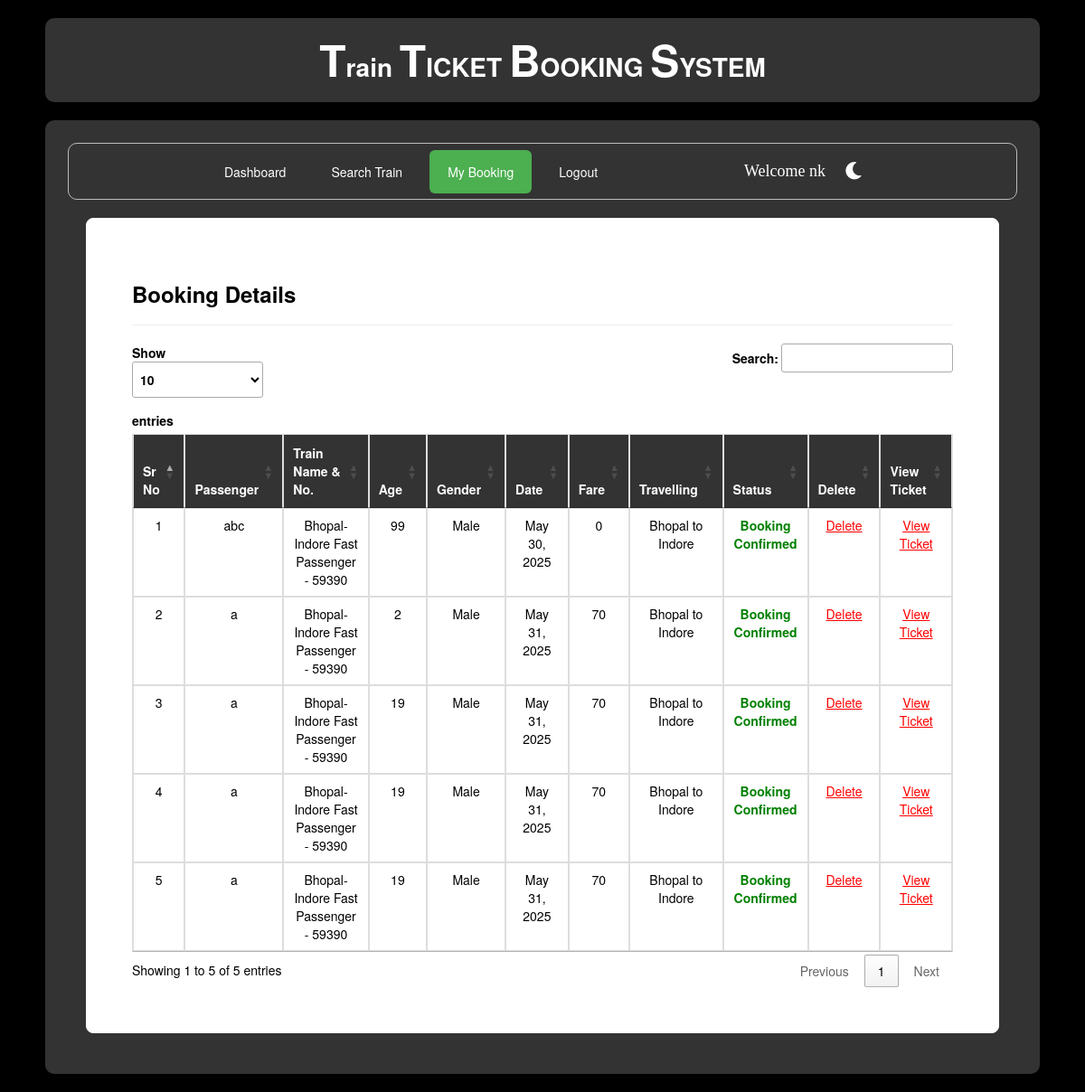
The app's page /my_booking/ (signed in) with its own data.
### railway/models.py (models this page shows, shortened)
class Passenger(models.Model):
    user = models.ForeignKey(Register,on_delete=models.CASCADE,null=True)
    train = models.ForeignKey(Add_Train,on_delete=models.CASCADE,null=True)
    name = models.CharField(max_length=100,null=True)
    age = models.IntegerField(null=True)
    gender = models.CharField(max_length=30,null=True)
    route=models.CharField(max_length=100,null=True)
    status = models.CharField(max_length=30,null=True)
    date1 = models.DateField(null=True)
    fare = models.IntegerField(null=True)

class Add_Train(models.Model):
    trainname = models.CharField(max_length=30,null=True)
    train_no = models.IntegerField(null=True)
    from_city = models.CharField(max_length=30,null=True)
    to_city = models.CharField(max_length=30,null=True)
    departuretime=models.CharField(max_length=30,null=True)
    arrivaltime=models.CharField(max_length=30,null=True)
    trevaltime=models.CharField(max_length=100,null=True)
    distance=models.IntegerField(null=True)
    img=models.FileField(null=True)

### railway/views.py (the view)
# urls.py: path('my_booking/',my_booking,name="my_booking"),
def my_booking(request):
    if not request.user.is_authenticated:
        return redirect('login')
    user2 = User.objects.filter(username=request.user.username).get()
    user1 = Register.objects.filter(user=user2).get()
    pro = Passenger.objects.filter(user=user1)
    book = Book_ticket.objects.filter(user=user1)
    d = {'user':user1,'pro':pro,'book':book}
    return render(request,'my_booking.html',d)

### railway/templates/my_booking.html (shortened to what this page needs)
{% extends 'navigation2.html' %}
{% load static %}
{% block b %}
<div class="booking-container">
  <h3><strong>Booking Details</strong></h3>
  <hr>
  <div class="table-responsive">
    <table class="table table-bordered" id="myTable">
      <thead>
        <tr>
          <th>Sr No</th>
          <th>Passenger</th>
          <th>Train Name & No.</th>
          <th>Age</th>
          <th>Gender</th>
          <th>Date</th>
          <th>Fare</th>
          <th>Travelling</th>
          <th>Status</th>
          <th>Delete</th>
          <th>View Ticket</th>
        </tr>
      </thead>
      <tbody>
        {% for i in pro %}
        <tr>
          <td>{{ forloop.counter }}</td>
          <td>{{ i.name }}</td>
          <td>{{ i.train.trainname }} - {{ i.train.train_no }}</td>
          <td>{{ i.age }}</td>
          <td>{{ i.gender }}</td>
          <td>{{ i.date1 }}</td>
          <td>{{ i.fare }}</td>
          <td>{{ i.route }}</td>
          <td class="{% if i.status == 'set' %}status-confirmed{% else %}status-pending{% endif %}">
            {% if i.status == 'set' %}
              Booking Confirmed
            {% else %}
              No Transaction
            {% endif %}
          </td>
          <td><a href="{% url 'delte_my_booking' i.id %}">Delete</a></td>
          <td><a href="{% url 'view_ticket' i.id %}">View Ticket</a></td>
        </tr>
        {% endfor %}
      </tbody>
    </table>
  </div>
</div>
{% endblock %}

### railway/templates/navigation2.html (shortened to what this page needs)
{% extends 'head.html' %}
{% load static %}
{% block body %}
<link rel="stylesheet" href="//cdn.datatables.net/1.10.19/css/jquery.dataTables.min.css">
<div class="navbar">
  <div class="nav-links">
    <a href="{% url 'dashboard' %}" class="{% if request.path == '/dashboard/' %}active{% endif %}">Dashboard</a>
    <a href="{% url 'search_train' %}" class="{% if request.path == '/search_train/' %}active{% endif %}">Search Train</a>
    <a href="{% url 'my_booking' %}" class="{% if request.path == '/my_booking/' %}active{% endif %}">My Booking</a>
    <a href="{% url 'log_out' %}">Logout</a>
  </div>
  <div class="nav-user">
    <span>Welcome {{ request.user.username }}</span>
    <button class="toggle-btn" onclick="toggleTheme()">
      <i id="theme-icon" class="fa-solid fa-moon"></i>
    </button>
  </div>
</div>
{% block b %}{% endblock %}
{% endblock %}

### railway/templates/head.html (style rules this page uses)
:root { --dark-bg: #000; --dark-text: #fff; --light-bg: #f9f9f9; --light-text: #111; --primary-dark: #333; --primary-light: #ddd; --input-bg-dark: #1a1a1a; --input-bg-light: #fff; --box-shadow: 0 0 10px rgba(0,0,0,0.3); }
body { background-color: var(--dark-bg); color: var(--dark-text); margin: 20px 50px; transition: all 0.3s ease; }

### railway/templates/navigation2.html (style rules this page uses)
.navbar { display: flex; justify-content: space-between; align-items: center; background-color: #333; border-radius: 10px; border: 1px solid #bbb; padding: 0 20px; flex-wrap: wrap; }
.nav-links { display: flex; gap: 10px; flex-wrap: wrap; }
.nav-links a { color: white; padding: 14px 20px; text-decoration: none; border-radius: 6px; font-weight: 500; transition: background 0.3s; }
.nav-links .active { background-color: #4CAF50; }
.nav-user { display: flex; align-items: center; gap: 15px; color: white; font-family: cursive; font-size: 18px; padding: 14px 10px; white-space: nowrap; }
.toggle-btn { background: none; border: none; font-size: 22px; cursor: pointer; }
.toggle-btn i { color: white; }

### railway/templates/my_booking.html (style rules this page uses)
.booking-container { color: black; border: 1px solid white; border-radius: 8px; background-color: white; padding: 50px; margin: 20px; }
table { width: 100%; border-collapse: collapse; }
thead { background-color: #333; color: white; }
th, td { padding: 10px; text-align: center; vertical-align: middle; }
td a { color: red; text-decoration: underline; }
.status-confirmed { color: green; font-weight: bold; }

### records on screen
Passenger: name "abc", train.trainname "Bhopal-Indore Fast Passenger", train.train_no "59390", age "99", gender "Male", date1 "May 30, 2025", fare "0", route "Bhopal to Indore", status "Booking Confirmed"
Passenger: name "a", train.trainname "Bhopal-Indore Fast Passenger", train.train_no "59390", age "2", gender "Male", date1 "May 31, 2025", fare "70", route "Bhopal to Indore", status "Booking Confirmed"
Passenger: name "a", train.trainname "Bhopal-Indore Fast Passenger", train.train_no "59390", age "19", gender "Male", date1 "May 31, 2025", fare "70", route "Bhopal to Indore", status "Booking Confirmed"
Passenger: name "a", train.trainname "Bhopal-Indore Fast Passenger", train.train_no "59390", age "19", gender "Male", date1 "May 31, 2025", fare "70", route "Bhopal to Indore", status "Booking Confirmed"
Passenger: name "a", train.trainname "Bhopal-Indore Fast Passenger", train.train_no "59390", age "19", gender "Male", date1 "May 31, 2025", fare "70", route "Bhopal to Indore", status "Booking Confirmed"

### other values on screen
{{ request.user.username }} "nk"
